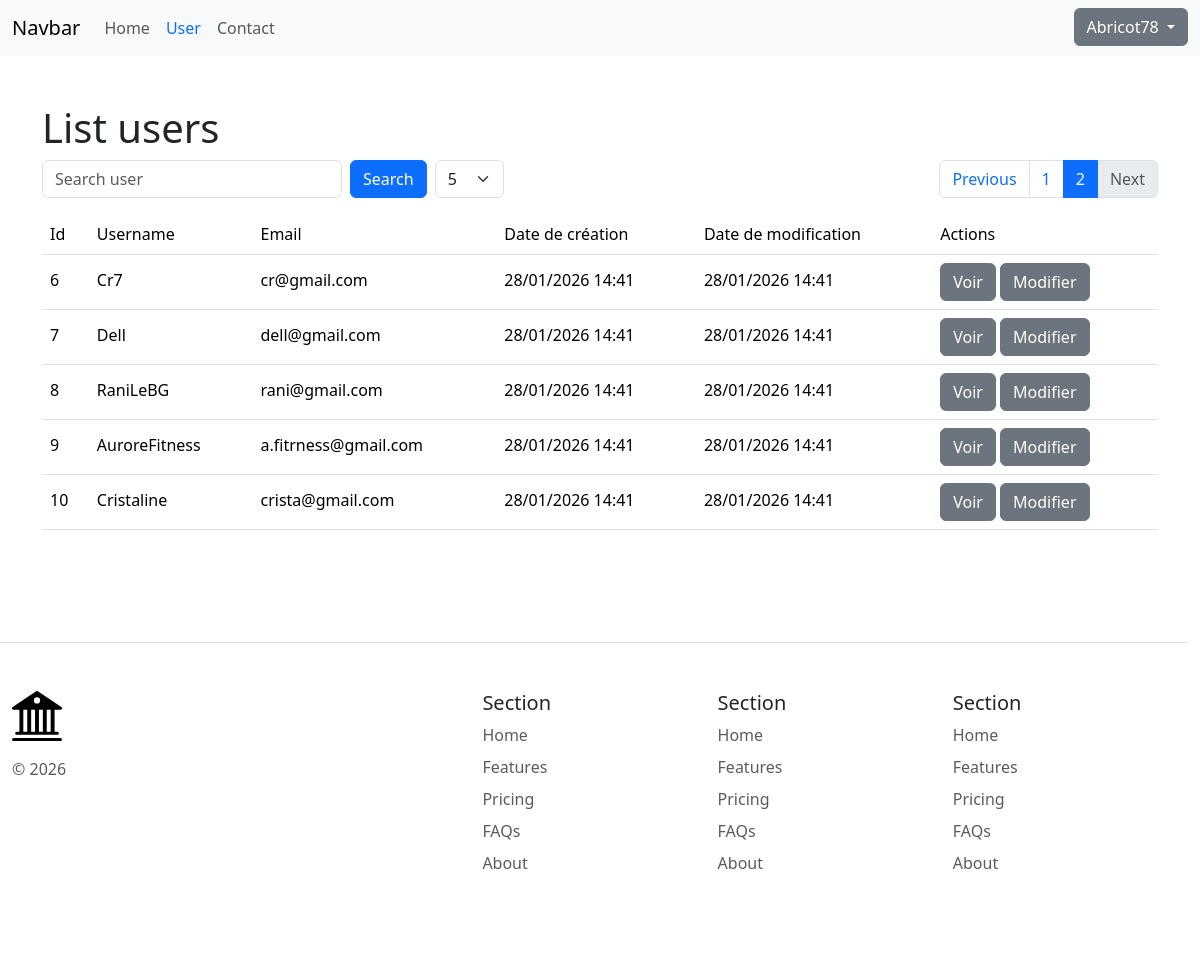
The app's page /user?page=2 (signed in) with its own data.
### tables this page shows
CREATE TABLE `user`
(
    id         int PRIMARY KEY AUTO_INCREMENT,
    picture    VARCHAR(255),
    username   VARCHAR(255) NOT NULL,
    email      VARCHAR(255) NOT NULL UNIQUE,
    password   VARCHAR(255) NOT NULL,
    created_at DATETIME DEFAULT CURRENT_TIMESTAMP,
    updated_at DATETIME DEFAULT CURRENT_TIMESTAMP ON UPDATE CURRENT_TIMESTAMP
);

### src/Core/Controller.php (called while the page is built, shortened)
<?php
abstract class Controller
{
    protected function render(string $view, array $params = []): void
    {
        extract($params);
        require dirname(__DIR__) . "/../templates/$view.php";
        require dirname(__DIR__) . "/../templates/layout.php";
    }
}

### src/Controller/UserController.php (called while the page is built, shortened)
<?php
final class UserController extends Controller
{
    public function index(): void
    {
        $repo = new UserRepository();
        $criteria = $_GET;
        if (isset($_GET['q'])) {
            $data = $repo->findBySearch($_GET['q'], $criteria);
        } else {
            $data = $repo->findAll($criteria);
        }
        $this->render('user/user', [
            'title' => 'List users',
            'users' => $data['users'],
            'count' => $data['count']
        ]);
    }
}

### public/index.php (called while the page is built, shortened)
<?php
App::run();

### src/Repository/UserRepository.php (called while the page is built, shortened)
<?php
class UserRepository
{
    private ?Database $db;
    public function __construct()
    {
        $this->db = new Database();
    }
    public function findAll(?array $criteria = []): array
    {
        $size = (int)isset($criteria['size']) ? $criteria['size'] : 5;
        $page = (int)isset($criteria['page']) ? $criteria['page'] : 1;
        $offset = ($page - 1) * $size;
        $stmt = $this->db->prepare("SELECT * FROM user LIMIT :limit OFFSET :offset");
        $stmt->setFetchMode(\PDO::FETCH_CLASS, User::class);
        $stmt->execute([
            'limit' => $size,
            'offset' => $offset
        ]);
        $users = $stmt->fetchAll();
        $count = (int)$this->db->query("SELECT COUNT(*) FROM user")->fetchColumn();
        $this->db = null;
        return [
            'users' => $users,
            'count' => $count
        ];
    }
}

### src/Core/Database.php (called while the page is built, shortened)
<?php
class Database extends PDO
{
    public function __construct()
    {
        $user = 'user';
        $password = 'password';
        $dbName = 'site_php';
        $host = '127.0.0.1';
        $port = 3306;
        $dsn = "mysql:host=$host;port=$port;dbname=$dbName";
        $options = [
            PDO::ATTR_ERRMODE => PDO::ERRMODE_EXCEPTION,
            PDO::ATTR_DEFAULT_FETCH_MODE => PDO::FETCH_ASSOC,
            PDO::ATTR_EMULATE_PREPARES => false,
        ];
    }
}

### src/Model/User.php (called while the page is built, shortened)
<?php
class User
{
    private ?int $id = null;
    private string $username;
    private string $email;
    private string $created_at;
    private string $updated_at;
    public function getId(): ?int
    {
        return $this->id;
    }
    public function getUsername(): string
    {
        return $this->username;
    }
    public function getEmail(): string
    {
        return $this->email;
    }
    public function getCreatedAt(): DateTime
    {
        return new DateTime($this->created_at);
    }
    public function getUpdatedAt(): DateTime
    {
        return new DateTime($this->updated_at);
    }
}

### templates/user/user.php (the view, shortened to what this page needs)
<?php
$size = (int)($_GET['size'] ?? 5);
$page = (int)($_GET['page'] ?? 1);
$q = $_GET['q'] ?? '';
$totalPages = (int)ceil($count / $size);
function pageUrl(int $targetPage): string
{
    $params = $_GET;
    $params['page'] = $targetPage;
    return '?' . http_build_query($params);
}
?>
<h1><?= $title ?></h1>
<div class="d-flex flex-row align-items-center justify-content-between gap-3 mb-3">
    <form action="" method="get" id="searchForm" class="d-flex align-items-center gap-2 mb-0">
        <input type="search" name="q" class="form-control" placeholder="Search user" value="<?= $q ?>" style="width: 300px">
        <button type="submit" class="btn btn-primary">Search</button>
        <select name="size" class="form-select w-auto">
            <option value="5" <?= $size === 5 ? 'selected' : '' ?>>5</option>
        </select>
    </form>
    <nav aria-label="pagination">
        <ul class="pagination mb-0">
            <li class="page-item <?= $page <= 1 ? 'disabled' : '' ?>">
                <a class="page-link" href="<?= $page <= 1 ? '#' : pageUrl($page - 1) ?>">Previous</a>
            </li>
            <?php
            $start = max(1, $page - 2);
            $end = min($totalPages, $page + 2);
            for ($i = $start; $i <= $end; $i++) {
                $active = $i === $page ? 'active' : '';
                echo '<li class="page-item ' . $active . '">';
                echo '<a class="page-link" href="' . pageUrl($i) . '"' . ($active ? ' aria-current="page"' : '') . '>' . $i . '</a>';
                echo '</li>';
            }
            ?>
            <li class="page-item <?= $page >= $totalPages ? 'disabled' : '' ?>">
                <a class="page-link" href="<?= $page >= $totalPages ? '#' : pageUrl($page + 1) ?>">Next</a>
            </li>
        </ul>
    </nav>
</div>
<table class="table table-hover">
    <thead>
    <tr>
        <th scope="col">Id</th>
        <th scope="col">Username</th>
        <th scope="col">Email</th>
        <th scope="col">Date de création</th>
        <th scope="col">Date de modification</th>
        <th scope="col">Actions</th>
    </tr>
    </thead>
    <tbody>
    <?php if (count($users) > 0): ?>
        <?php foreach ($users as $user): ?>
            <tr>
                <th scope="row"><?= $user->getId() ?></th>
                <td><?= $user->getUsername() ?></td>
                <td><?= $user->getEmail() ?></td>
                <td><?= $user->getCreatedAt()->format('d/m/Y H:i') ?></td>
                <td><?= $user->getUpdatedAt()->format('d/m/Y H:i') ?></td>
                <td>
                    <a href="/user/<?= $user->getId() ?>" class="btn btn-secondary">Voir</a>
                    <a href="/user/<?= $user->getId() ?>/edit" class="btn btn-secondary">Modifier</a>
                </td>
            </tr>
        <?php endforeach; ?>
    <?php else: ?>
        <tr>
            <th colspan="4">Aucun enregistrement</th>
        </tr>
    <?php endif; ?>
    </tbody>
</table>

### records on screen
user: id "6", username "Cr7", email "cr@gmail.com", created_at "28/01/2026 14:41", updated_at "28/01/2026 14:41"
user: id "7", username "Dell", email "dell@gmail.com", created_at "28/01/2026 14:41", updated_at "28/01/2026 14:41"
user: id "8", username "RaniLeBG", email "rani@gmail.com", created_at "28/01/2026 14:41", updated_at "28/01/2026 14:41"
user: id "9", username "AuroreFitness", email "a.fitrness@gmail.com", created_at "28/01/2026 14:41", updated_at "28/01/2026 14:41"
user: id "10", username "Cristaline", email "crista@gmail.com", created_at "28/01/2026 14:41", updated_at "28/01/2026 14:41"

### other values on screen
$_SESSION['username'] "Abricot78"
$title "List users"
